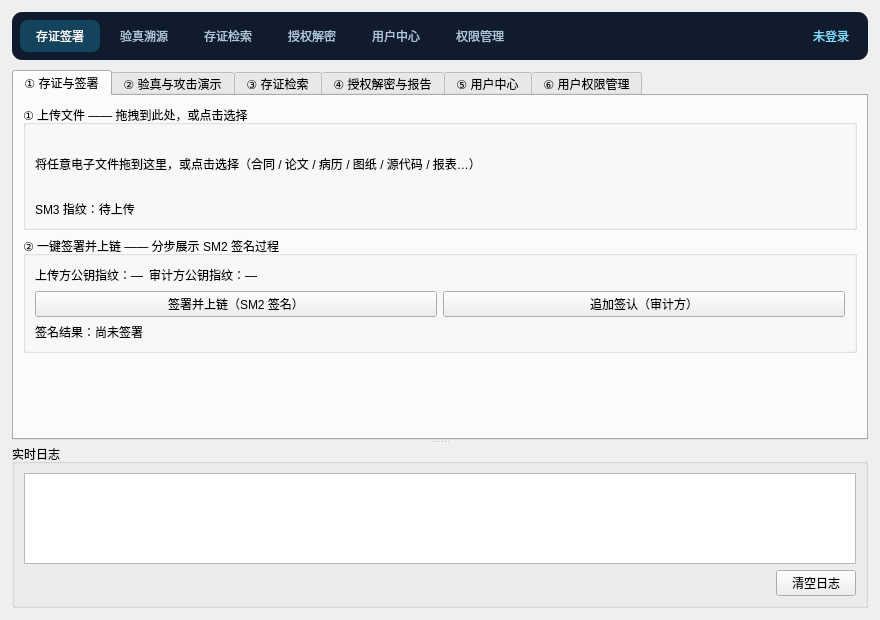
<?xml version="1.0" encoding="UTF-8"?>
<ui version="4.0">
 <class>MainWindow</class>
 <widget class="QMainWindow" name="MainWindow">
  <property name="geometry">
   <rect>
    <x>0</x>
    <y>0</y>
    <width>880</width>
    <height>620</height>
   </rect>
  </property>
  <property name="windowTitle">
   <string>国密区块链通用电子文件加密存证系统 · PyQt5 控制台</string>
  </property>
  <widget class="QWidget" name="centralwidget">
   <layout class="QVBoxLayout" name="rootLayout">
    <property name="leftMargin">
     <number>12</number>
    </property>
    <property name="topMargin">
     <number>12</number>
    </property>
    <property name="rightMargin">
     <number>12</number>
    </property>
    <property name="bottomMargin">
     <number>12</number>
    </property>
    <property name="spacing">
     <number>10</number>
    </property>
    <item>
     <widget class="QWidget" name="nav_bar">
      <property name="minimumSize">
       <size>
        <width>0</width>
        <height>48</height>
       </size>
      </property>
      <property name="styleSheet">
       <string notr="true">QWidget#nav_bar {
    background-color: #101C2E;
    border-radius: 10px;
}
QPushButton#btn_nav_sign, QPushButton#btn_nav_verify,
QPushButton#btn_nav_search, QPushButton#btn_nav_decrypt,
QPushButton#btn_nav_center, QPushButton#btn_nav_users {
    background: transparent;
    color: #A9C4DA;
    border: none;
    border-radius: 8px;
    padding: 7px 16px;
}
QPushButton#btn_nav_sign:hover, QPushButton#btn_nav_verify:hover,
QPushButton#btn_nav_search:hover, QPushButton#btn_nav_decrypt:hover,
QPushButton#btn_nav_center:hover, QPushButton#btn_nav_users:hover {
    color: #FFFFFF;
    background: rgba(73, 216, 255, 35);
}
QPushButton#btn_nav_sign:checked, QPushButton#btn_nav_verify:checked,
QPushButton#btn_nav_search:checked, QPushButton#btn_nav_decrypt:checked,
QPushButton#btn_nav_center:checked, QPushButton#btn_nav_users:checked {
    color: #FFFFFF;
    background: rgba(33, 200, 246, 60);
}
QLabel#lbl_nav_user {
    color: #7FDBFF;
    padding-right: 8px;
}</string>
      </property>
      <layout class="QHBoxLayout" name="nav_layout">
       <property name="leftMargin">
        <number>8</number>
       </property>
       <property name="topMargin">
        <number>4</number>
       </property>
       <property name="rightMargin">
        <number>8</number>
       </property>
       <property name="bottomMargin">
        <number>4</number>
       </property>
       <property name="spacing">
        <number>4</number>
       </property>
       <item>
        <widget class="QPushButton" name="btn_nav_sign">
         <property name="text">
          <string>存证签署</string>
         </property>
         <property name="checkable">
          <bool>true</bool>
         </property>
         <property name="checked">
          <bool>true</bool>
         </property>
        </widget>
       </item>
       <item>
        <widget class="QPushButton" name="btn_nav_verify">
         <property name="text">
          <string>验真溯源</string>
         </property>
         <property name="checkable">
          <bool>true</bool>
         </property>
        </widget>
       </item>
       <item>
        <widget class="QPushButton" name="btn_nav_search">
         <property name="text">
          <string>存证检索</string>
         </property>
         <property name="checkable">
          <bool>true</bool>
         </property>
        </widget>
       </item>
       <item>
        <widget class="QPushButton" name="btn_nav_decrypt">
         <property name="text">
          <string>授权解密</string>
         </property>
         <property name="checkable">
          <bool>true</bool>
         </property>
        </widget>
       </item>
       <item>
        <widget class="QPushButton" name="btn_nav_center">
         <property name="text">
          <string>用户中心</string>
         </property>
         <property name="checkable">
          <bool>true</bool>
         </property>
        </widget>
       </item>
       <item>
        <widget class="QPushButton" name="btn_nav_users">
         <property name="text">
          <string>权限管理</string>
         </property>
         <property name="checkable">
          <bool>true</bool>
         </property>
         <property name="visible">
          <bool>false</bool>
         </property>
        </widget>
       </item>
       <item>
        <spacer name="nav_spacer">
         <property name="orientation">
          <enum>Qt::Horizontal</enum>
         </property>
         <property name="sizeHint" stdset="0">
          <size>
           <width>40</width>
           <height>20</height>
          </size>
         </property>
        </spacer>
       </item>
       <item>
        <widget class="QLabel" name="lbl_nav_user">
         <property name="text">
          <string>未登录</string>
         </property>
        </widget>
       </item>
      </layout>
     </widget>
    </item>
    <item>
     <widget class="QSplitter" name="splitter">
      <property name="orientation">
       <enum>Qt::Vertical</enum>
      </property>
      <property name="childrenCollapsible">
       <bool>false</bool>
      </property>
      <widget class="QTabWidget" name="tabs">
       <property name="currentIndex">
        <number>0</number>
       </property>
       <widget class="QWidget" name="tab_sign">
        <attribute name="title">
         <string>① 存证与签署</string>
        </attribute>
        <layout class="QVBoxLayout" name="tab_sign_layout">
         <item>
          <widget class="QGroupBox" name="drop_box_sign">
           <property name="title">
            <string>① 上传文件 —— 拖拽到此处，或点击选择</string>
           </property>
           <layout class="QVBoxLayout" name="drop_box_sign_layout">
            <item>
             <widget class="DropArea" name="drop_sign">
              <property name="minimumSize">
               <size>
                <width>0</width>
                <height>60</height>
               </size>
              </property>
              <property name="sizePolicy">
               <sizepolicy hsizetype="Expanding" vsizetype="Expanding">
                <horstretch>0</horstretch>
                <verstretch>0</verstretch>
               </sizepolicy>
              </property>
              <property name="text">
               <string>将任意电子文件拖到这里，或点击选择（合同 / 论文 / 病历 / 图纸 / 源代码 / 报表…）</string>
              </property>
              <property name="wordWrap">
               <bool>true</bool>
              </property>
             </widget>
            </item>
            <item>
             <widget class="QLabel" name="lbl_sign_digest">
              <property name="text">
               <string>SM3 指纹：待上传</string>
              </property>
              <property name="wordWrap">
               <bool>true</bool>
              </property>
             </widget>
            </item>
           </layout>
          </widget>
         </item>
         <item>
          <widget class="QGroupBox" name="sign_box">
           <property name="title">
            <string>② 一键签署并上链 —— 分步展示 SM2 签名过程</string>
           </property>
           <layout class="QVBoxLayout" name="sign_box_layout">
            <item>
             <layout class="QHBoxLayout" name="id_row">
              <item>
               <widget class="QLabel" name="lbl_uploader_id">
                <property name="text">
                 <string>上传方公钥指纹：—</string>
                </property>
                <property name="wordWrap">
                 <bool>true</bool>
                </property>
               </widget>
              </item>
              <item>
               <widget class="QLabel" name="lbl_auditor_id">
                <property name="text">
                 <string>审计方公钥指纹：—</string>
                </property>
                <property name="wordWrap">
                 <bool>true</bool>
                </property>
               </widget>
              </item>
              <item>
               <spacer name="id_row_spacer">
                <property name="orientation">
                 <enum>Qt::Horizontal</enum>
                </property>
                <property name="sizeHint" stdset="0">
                 <size>
                  <width>40</width>
                  <height>20</height>
                 </size>
                </property>
               </spacer>
              </item>
             </layout>
            </item>
            <item>
             <layout class="QHBoxLayout" name="sign_btn_row">
              <item>
               <widget class="QPushButton" name="btn_sign">
                <property name="text">
                 <string>签署并上链（SM2 签名）</string>
                </property>
               </widget>
              </item>
              <item>
               <widget class="QPushButton" name="btn_countersign">
                <property name="text">
                 <string>追加签认（审计方）</string>
                </property>
               </widget>
              </item>
             </layout>
            </item>
            <item>
             <widget class="QLabel" name="lbl_sign_result">
              <property name="text">
               <string>签名结果：尚未签署</string>
              </property>
              <property name="wordWrap">
               <bool>true</bool>
              </property>
             </widget>
            </item>
           </layout>
          </widget>
         </item>
         <item>
          <spacer name="sign_spacer">
           <property name="orientation">
            <enum>Qt::Vertical</enum>
           </property>
           <property name="sizeHint" stdset="0">
            <size>
             <width>20</width>
             <height>40</height>
            </size>
           </property>
          </spacer>
         </item>
        </layout>
       </widget>
       <widget class="QWidget" name="tab_verify">
        <attribute name="title">
         <string>② 验真与攻击演示</string>
        </attribute>
        <layout class="QVBoxLayout" name="tab_verify_layout">
         <item>
          <layout class="QHBoxLayout" name="pick_row">
           <item>
            <widget class="QLabel" name="lbl_pick">
             <property name="text">
              <string>选择链上存证：</string>
             </property>
            </widget>
           </item>
           <item>
            <widget class="QComboBox" name="cmb_evidence">
             <property name="minimumSize">
              <size>
               <width>120</width>
               <height>0</height>
              </size>
             </property>
             <property name="sizePolicy">
              <sizepolicy hsizetype="Expanding" vsizetype="Fixed">
               <horstretch>0</horstretch>
               <verstretch>0</verstretch>
              </sizepolicy>
             </property>
            </widget>
           </item>
           <item>
            <spacer name="pick_spacer">
             <property name="orientation">
              <enum>Qt::Horizontal</enum>
             </property>
             <property name="sizeHint" stdset="0">
              <size>
               <width>40</width>
               <height>20</height>
              </size>
             </property>
            </spacer>
           </item>
          </layout>
         </item>
         <item>
          <widget class="QGroupBox" name="drop_box_verify">
           <property name="title">
            <string>待验真文件（拖拽/点击选择；留空则用存证页文件）</string>
           </property>
           <layout class="QVBoxLayout" name="drop_box_verify_layout">
            <item>
             <widget class="DropArea" name="drop_verify">
              <property name="minimumSize">
               <size>
                <width>0</width>
                <height>60</height>
               </size>
              </property>
              <property name="sizePolicy">
               <sizepolicy hsizetype="Expanding" vsizetype="Expanding">
                <horstretch>0</horstretch>
                <verstretch>0</verstretch>
               </sizepolicy>
              </property>
              <property name="text">
               <string>将待验真的文件拖到这里</string>
              </property>
              <property name="wordWrap">
               <bool>true</bool>
              </property>
             </widget>
            </item>
            <item>
             <widget class="QLabel" name="lbl_verify_digest">
              <property name="text">
               <string>本地 SM3 指纹：待载入</string>
              </property>
              <property name="wordWrap">
               <bool>true</bool>
              </property>
             </widget>
            </item>
           </layout>
          </widget>
         </item>
         <item>
          <layout class="QHBoxLayout" name="verify_btn_row">
           <item>
            <widget class="QPushButton" name="btn_verify">
             <property name="text">
              <string>三重验真</string>
             </property>
            </widget>
           </item>
           <item>
            <widget class="QPushButton" name="btn_tamper">
             <property name="text">
              <string>模拟攻击：篡改 1 字节</string>
             </property>
            </widget>
           </item>
           <item>
            <widget class="QPushButton" name="btn_forge">
             <property name="text">
              <string>模拟攻击：伪造签名</string>
             </property>
            </widget>
           </item>
          </layout>
         </item>
         <item>
          <widget class="QGroupBox" name="result_box">
           <property name="title">
            <string>三重校验结果（✅ 通过 / ❌ 失败）</string>
           </property>
           <layout class="QVBoxLayout" name="result_box_layout">
            <item>
             <widget class="QLabel" name="row_chain">
              <property name="text">
               <string>链上存证</string>
              </property>
              <property name="wordWrap">
               <bool>true</bool>
              </property>
             </widget>
            </item>
            <item>
             <widget class="QLabel" name="row_digest">
              <property name="text">
               <string>完整性(SM3)</string>
              </property>
              <property name="wordWrap">
               <bool>true</bool>
              </property>
             </widget>
            </item>
            <item>
             <widget class="QLabel" name="row_sign">
              <property name="text">
               <string>签名(SM2)</string>
              </property>
              <property name="wordWrap">
               <bool>true</bool>
              </property>
             </widget>
            </item>
            <item>
             <widget class="QLabel" name="lbl_conclusion">
              <property name="text">
               <string>结论：—</string>
              </property>
              <property name="wordWrap">
               <bool>true</bool>
              </property>
             </widget>
            </item>
           </layout>
          </widget>
         </item>
         <item>
          <spacer name="verify_spacer">
           <property name="orientation">
            <enum>Qt::Vertical</enum>
           </property>
           <property name="sizeHint" stdset="0">
            <size>
             <width>20</width>
             <height>40</height>
            </size>
           </property>
          </spacer>
         </item>
        </layout>
       </widget>
       <widget class="QWidget" name="tab_search">
        <attribute name="title">
         <string>③ 存证检索</string>
        </attribute>
        <layout class="QVBoxLayout" name="tab_search_layout"/>
       </widget>
       <widget class="QWidget" name="tab_decrypt">
        <attribute name="title">
         <string>④ 授权解密与报告</string>
        </attribute>
        <layout class="QVBoxLayout" name="tab_decrypt_layout"/>
       </widget>
       <widget class="QWidget" name="tab_center">
        <attribute name="title">
         <string>⑤ 用户中心</string>
        </attribute>
        <layout class="QVBoxLayout" name="tab_center_layout">
         <item>
          <widget class="QScrollArea" name="center_scroll">
           <property name="widgetResizable">
            <bool>true</bool>
           </property>
           <property name="frameShape">
            <enum>QFrame::NoFrame</enum>
           </property>
           <widget class="QWidget" name="center_body">
            <property name="geometry">
             <rect>
              <x>0</x>
              <y>0</y>
              <width>520</width>
              <height>430</height>
             </rect>
            </property>
            <layout class="QVBoxLayout" name="center_body_layout">
             <property name="leftMargin">
              <number>4</number>
             </property>
             <property name="topMargin">
              <number>4</number>
             </property>
             <property name="rightMargin">
              <number>4</number>
             </property>
             <property name="bottomMargin">
              <number>4</number>
             </property>
             <property name="spacing">
              <number>10</number>
             </property>
             <item>
              <widget class="QGroupBox" name="profile_group">
               <property name="title">
                <string>账号信息</string>
               </property>
               <layout class="QGridLayout" name="profile_grid">
                <property name="horizontalSpacing">
                 <number>18</number>
                </property>
                <property name="verticalSpacing">
                 <number>8</number>
                </property>
                <item row="0" column="0">
                 <widget class="QLabel" name="lbl_center_username_cap">
                  <property name="styleSheet">
                   <string notr="true">color: #6B7280;</string>
                  </property>
                  <property name="text">
                   <string>用户名</string>
                  </property>
                 </widget>
                </item>
                <item row="0" column="1">
                 <widget class="QLabel" name="lbl_center_username">
                  <property name="text">
                   <string>—</string>
                  </property>
                  <property name="textInteractionFlags">
                   <set>Qt::TextSelectableByMouse</set>
                  </property>
                 </widget>
                </item>
                <item row="1" column="0">
                 <widget class="QLabel" name="lbl_center_display_cap">
                  <property name="styleSheet">
                   <string notr="true">color: #6B7280;</string>
                  </property>
                  <property name="text">
                   <string>显示名称</string>
                  </property>
                 </widget>
                </item>
                <item row="1" column="1">
                 <widget class="QLabel" name="lbl_center_display">
                  <property name="text">
                   <string>—</string>
                  </property>
                  <property name="textInteractionFlags">
                   <set>Qt::TextSelectableByMouse</set>
                  </property>
                 </widget>
                </item>
                <item row="2" column="0">
                 <widget class="QLabel" name="lbl_center_role_cap">
                  <property name="styleSheet">
                   <string notr="true">color: #6B7280;</string>
                  </property>
                  <property name="text">
                   <string>账号角色</string>
                  </property>
                 </widget>
                </item>
                <item row="2" column="1">
                 <widget class="QLabel" name="lbl_center_role">
                  <property name="text">
                   <string>—</string>
                  </property>
                 </widget>
                </item>
                <item row="3" column="0">
                 <widget class="QLabel" name="lbl_center_status_cap">
                  <property name="styleSheet">
                   <string notr="true">color: #6B7280;</string>
                  </property>
                  <property name="text">
                   <string>账号状态</string>
                  </property>
                 </widget>
                </item>
                <item row="3" column="1">
                 <widget class="QLabel" name="lbl_center_status">
                  <property name="text">
                   <string>—</string>
                  </property>
                 </widget>
                </item>
                <item row="4" column="0">
                 <widget class="QLabel" name="lbl_center_created_cap">
                  <property name="styleSheet">
                   <string notr="true">color: #6B7280;</string>
                  </property>
                  <property name="text">
                   <string>注册时间</string>
                  </property>
                 </widget>
                </item>
                <item row="4" column="1">
                 <widget class="QLabel" name="lbl_center_created">
                  <property name="text">
                   <string>—</string>
                  </property>
                  <property name="textInteractionFlags">
                   <set>Qt::TextSelectableByMouse</set>
                  </property>
                 </widget>
                </item>
               </layout>
              </widget>
             </item>
             <item>
              <widget class="QGroupBox" name="pwd_group">
               <property name="title">
                <string>修改密码</string>
               </property>
               <layout class="QGridLayout" name="pwd_grid">
                <property name="horizontalSpacing">
                 <number>12</number>
                </property>
                <property name="verticalSpacing">
                 <number>7</number>
                </property>
                <item row="0" column="0">
                 <widget class="QLabel" name="lbl_old_pwd">
                  <property name="text">
                   <string>原密码</string>
                  </property>
                 </widget>
                </item>
                <item row="0" column="1">
                 <widget class="QLineEdit" name="edt_old_pwd">
                  <property name="minimumSize">
                   <size>
                    <width>0</width>
                    <height>30</height>
                   </size>
                  </property>
                  <property name="echoMode">
                   <enum>QLineEdit::Password</enum>
                  </property>
                  <property name="placeholderText">
                   <string>请输入当前密码</string>
                  </property>
                 </widget>
                </item>
                <item row="1" column="0">
                 <widget class="QLabel" name="lbl_new_pwd">
                  <property name="text">
                   <string>新密码</string>
                  </property>
                 </widget>
                </item>
                <item row="1" column="1">
                 <widget class="QLineEdit" name="edt_new_pwd">
                  <property name="minimumSize">
                   <size>
                    <width>0</width>
                    <height>30</height>
                   </size>
                  </property>
                  <property name="echoMode">
                   <enum>QLineEdit::Password</enum>
                  </property>
                  <property name="placeholderText">
                   <string>至少 6 位</string>
                  </property>
                 </widget>
                </item>
                <item row="2" column="0">
                 <widget class="QLabel" name="lbl_new_pwd2">
                  <property name="text">
                   <string>确认新密码</string>
                  </property>
                 </widget>
                </item>
                <item row="2" column="1">
                 <widget class="QLineEdit" name="edt_new_pwd2">
                  <property name="minimumSize">
                   <size>
                    <width>0</width>
                    <height>30</height>
                   </size>
                  </property>
                  <property name="echoMode">
                   <enum>QLineEdit::Password</enum>
                  </property>
                  <property name="placeholderText">
                   <string>再次输入新密码</string>
                  </property>
                 </widget>
                </item>
                <item row="3" column="0" colspan="2">
                 <widget class="QLabel" name="lbl_pwd_msg">
                  <property name="minimumSize">
                   <size>
                    <width>0</width>
                    <height>20</height>
                   </size>
                  </property>
                  <property name="text">
                   <string/>
                  </property>
                  <property name="wordWrap">
                   <bool>true</bool>
                  </property>
                 </widget>
                </item>
                <item row="4" column="0" colspan="2">
                 <layout class="QHBoxLayout" name="pwd_btn_row">
                  <item>
                   <widget class="QPushButton" name="btn_change_pwd">
                    <property name="minimumSize">
                     <size>
                      <width>0</width>
                      <height>32</height>
                     </size>
                    </property>
                    <property name="text">
                     <string>确认修改</string>
                    </property>
                   </widget>
                  </item>
                  <item>
                   <spacer name="pwd_spacer">
                    <property name="orientation">
                     <enum>Qt::Horizontal</enum>
                    </property>
                    <property name="sizeHint" stdset="0">
                     <size>
                      <width>40</width>
                      <height>20</height>
                     </size>
                    </property>
                   </spacer>
                  </item>
                 </layout>
                </item>
               </layout>
              </widget>
             </item>
             <item>
              <widget class="QLabel" name="lbl_pwd_hint">
               <property name="styleSheet">
                <string notr="true">color: #8A8A93;</string>
               </property>
               <property name="text">
                <string>修改后当前会话保持有效，下次登录请使用新密码。</string>
               </property>
               <property name="wordWrap">
                <bool>true</bool>
               </property>
              </widget>
             </item>
             <item>
              <spacer name="center_spacer">
               <property name="orientation">
                <enum>Qt::Vertical</enum>
               </property>
               <property name="sizeHint" stdset="0">
                <size>
                 <width>20</width>
                 <height>20</height>
                </size>
               </property>
              </spacer>
             </item>
            </layout>
           </widget>
          </widget>
         </item>
         <item>
          <layout class="QHBoxLayout" name="center_footer">
           <property name="leftMargin">
            <number>4</number>
           </property>
           <property name="rightMargin">
            <number>4</number>
           </property>
           <item>
            <spacer name="center_footer_spacer">
             <property name="orientation">
              <enum>Qt::Horizontal</enum>
             </property>
             <property name="sizeHint" stdset="0">
              <size>
               <width>40</width>
               <height>20</height>
              </size>
             </property>
            </spacer>
           </item>
           <item>
            <widget class="QPushButton" name="btn_logout">
             <property name="styleSheet">
              <string notr="true">color: #E8463A; border: none;</string>
             </property>
             <property name="text">
              <string>退出当前账号</string>
             </property>
             <property name="flat">
              <bool>true</bool>
             </property>
            </widget>
           </item>
          </layout>
         </item>
        </layout>
       </widget>
       <widget class="QWidget" name="tab_users">
        <attribute name="title">
         <string>⑥ 用户权限管理</string>
        </attribute>
        <layout class="QVBoxLayout" name="tab_users_layout">
         <item>
          <widget class="QLabel" name="lbl_users_hint">
           <property name="text">
            <string>仅超级管理员可见：可调整角色、启用 / 停用账号、重置密码、删除账号。超级管理员账号受保护；删除账号不会删除其存证记录（归属清空、存证本体保留）。</string>
           </property>
           <property name="wordWrap">
            <bool>true</bool>
           </property>
          </widget>
         </item>
         <item>
          <widget class="QTableWidget" name="tbl_users">
           <property name="minimumSize">
            <size>
             <width>0</width>
             <height>120</height>
            </size>
           </property>
           <property name="alternatingRowColors">
            <bool>true</bool>
           </property>
          </widget>
         </item>
         <item>
          <layout class="QHBoxLayout" name="users_btn_row">
           <item>
            <widget class="QPushButton" name="btn_refresh_users">
             <property name="text">
              <string>刷新列表</string>
             </property>
            </widget>
           </item>
           <item>
            <widget class="QPushButton" name="btn_make_admin">
             <property name="text">
              <string>设为管理员</string>
             </property>
            </widget>
           </item>
           <item>
            <widget class="QPushButton" name="btn_make_user">
             <property name="text">
              <string>设为普通用户</string>
             </property>
            </widget>
           </item>
           <item>
            <widget class="QPushButton" name="btn_enable_user">
             <property name="text">
              <string>启用</string>
             </property>
            </widget>
           </item>
           <item>
            <widget class="QPushButton" name="btn_disable_user">
             <property name="text">
              <string>停用</string>
             </property>
            </widget>
           </item>
           <item>
            <widget class="QPushButton" name="btn_reset_user_pwd">
             <property name="text">
              <string>重置密码</string>
             </property>
            </widget>
           </item>
           <item>
            <widget class="QPushButton" name="btn_delete_user">
             <property name="styleSheet">
              <string notr="true">color: #E8463A;</string>
             </property>
             <property name="text">
              <string>删除用户</string>
             </property>
            </widget>
           </item>
           <item>
            <spacer name="users_btn_spacer">
             <property name="orientation">
              <enum>Qt::Horizontal</enum>
             </property>
             <property name="sizeHint" stdset="0">
              <size>
               <width>40</width>
               <height>20</height>
              </size>
             </property>
            </spacer>
           </item>
          </layout>
         </item>
         <item>
          <widget class="QLabel" name="lbl_users_msg">
           <property name="text">
            <string/>
           </property>
           <property name="wordWrap">
            <bool>true</bool>
           </property>
          </widget>
         </item>
         <item>
          <spacer name="users_spacer">
           <property name="orientation">
            <enum>Qt::Vertical</enum>
           </property>
           <property name="sizeHint" stdset="0">
            <size>
             <width>20</width>
             <height>40</height>
            </size>
           </property>
          </spacer>
         </item>
        </layout>
       </widget>
      </widget>
      <widget class="QGroupBox" name="log_group">
       <property name="title">
        <string>实时日志</string>
       </property>
       <layout class="QVBoxLayout" name="log_layout">
        <item>
         <widget class="QPlainTextEdit" name="log_box">
          <property name="minimumSize">
           <size>
            <width>0</width>
            <height>60</height>
           </size>
          </property>
          <property name="sizePolicy">
           <sizepolicy hsizetype="Expanding" vsizetype="Expanding">
            <horstretch>0</horstretch>
            <verstretch>0</verstretch>
           </sizepolicy>
          </property>
          <property name="maximumBlockCount">
           <number>3000</number>
          </property>
          <property name="readOnly">
           <bool>true</bool>
          </property>
         </widget>
        </item>
        <item>
         <layout class="QHBoxLayout" name="log_btn_row">
          <item>
           <spacer name="log_spacer">
            <property name="orientation">
             <enum>Qt::Horizontal</enum>
            </property>
            <property name="sizeHint" stdset="0">
             <size>
              <width>40</width>
              <height>20</height>
             </size>
            </property>
           </spacer>
          </item>
          <item>
           <widget class="QPushButton" name="btn_clear_log">
            <property name="text">
             <string>清空日志</string>
            </property>
           </widget>
          </item>
         </layout>
        </item>
       </layout>
      </widget>
     </widget>
    </item>
   </layout>
  </widget>
 </widget>
 <customwidgets>
  <customwidget>
   <class>DropArea</class>
   <extends>QLabel</extends>
   <header>app.widgets</header>
  </customwidget>
 </customwidgets>
 <resources/>
 <connections/>
</ui>
